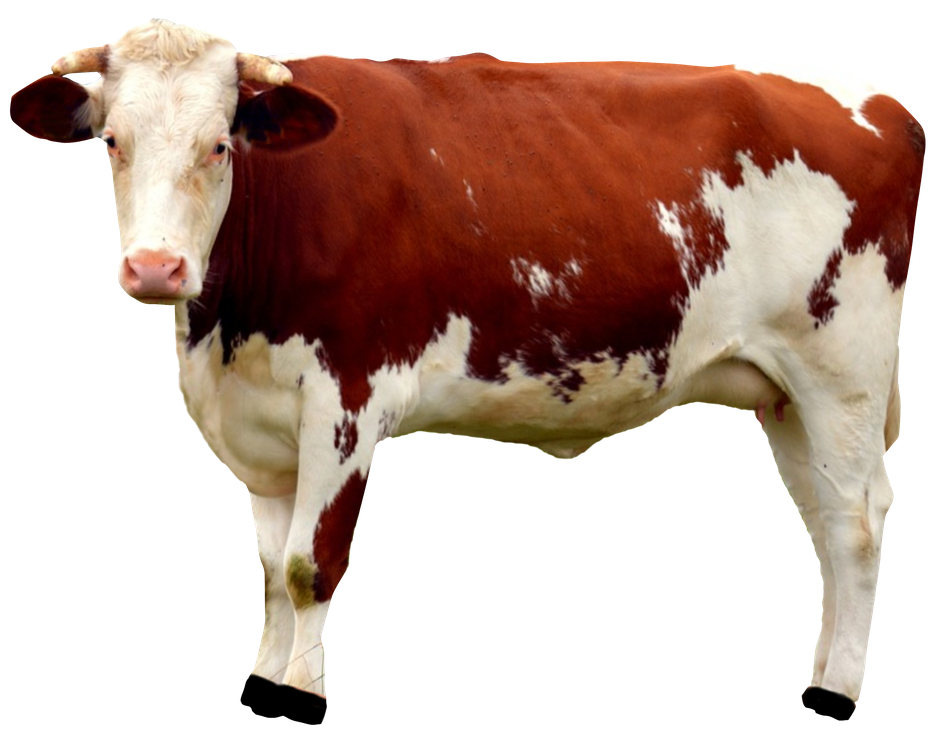
#> input picture camera/cow.png, 947 x 745 px, shrunk from 2250 x 1769 before the run
$ python main.py
#> lines starting #> are read from the running program, lines starting #| are printed output that depends on the picture; after the words box and inside, x2 and y2 are one past the last pixel; in counts of white or black regions, pixels touching at a corner belong together
#> further down, img is the input picture: PIL image 947x745 RGBA; mean R, G, B, A 71.5, 49.2, 39.6, 123.9
import numpy as np
from PIL import Image

def process(array, red, green, blue,error):
#> called with red = 0, green = 0, blue = 0, error = 20
    r = array[:,:,0]
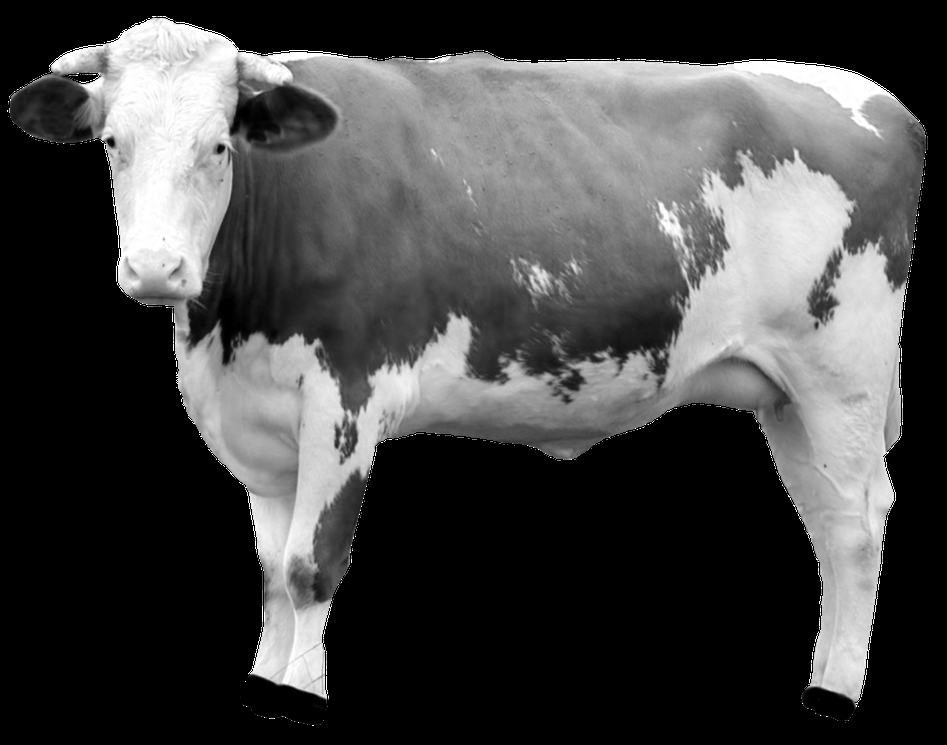
#> r: shape (745, 947); min 0, max 255, mean 71.5
    g = array[:,:,1]
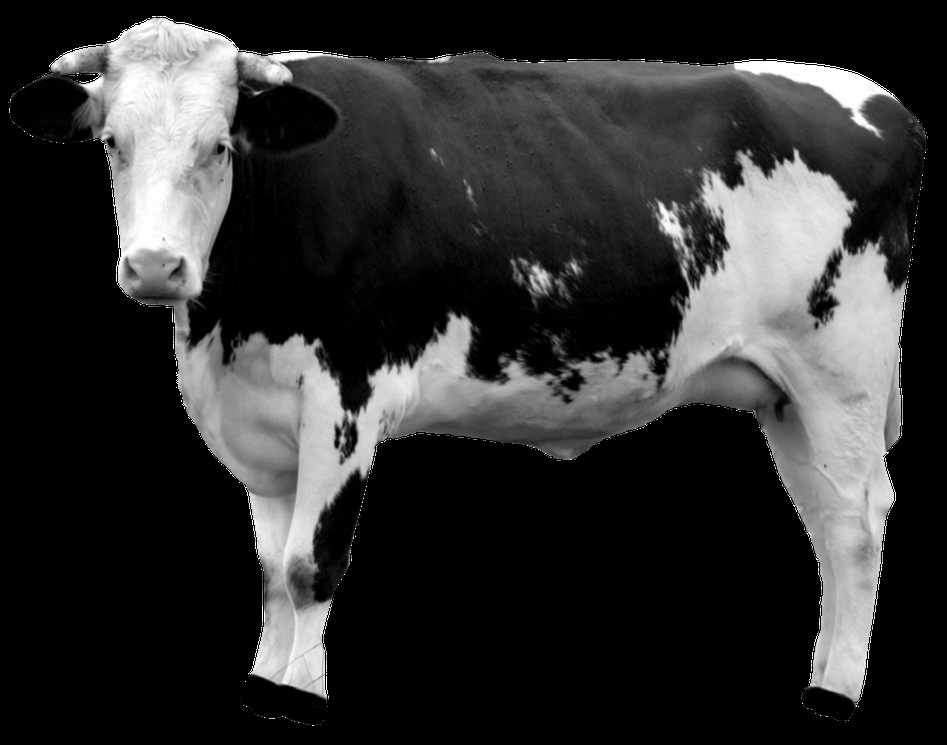
#> g: shape (745, 947); min 0, max 255, mean 49.2
    b = array[:,:,2]
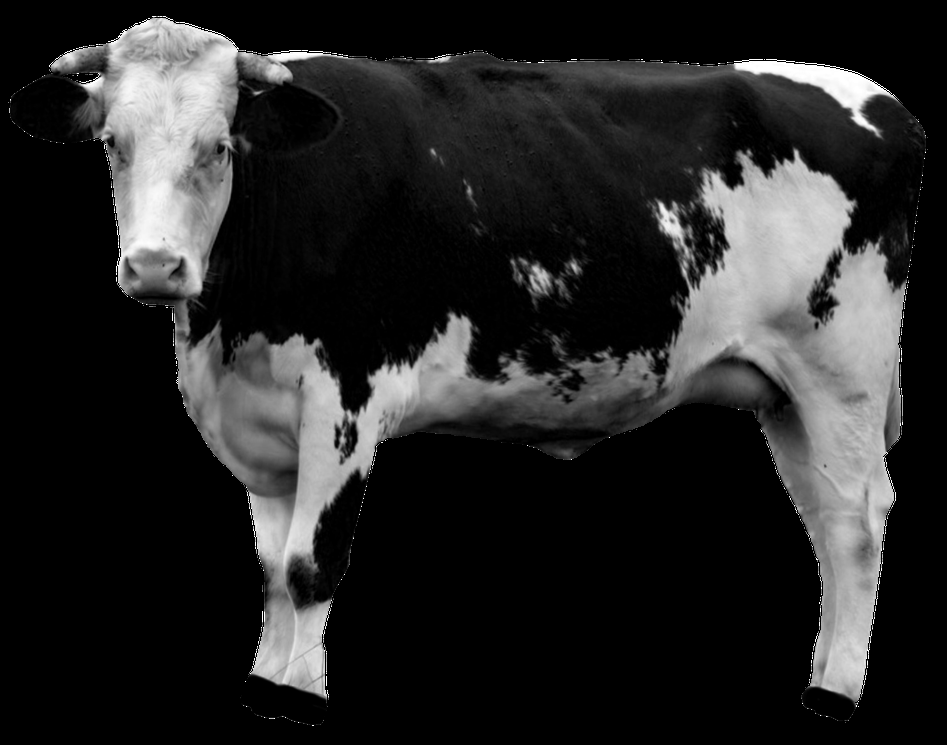
#> b: shape (745, 947); min 0, max 255, mean 39.6
    rmin = red - error
    rmax = red + error
    gmax = green + error
    gmin = green - error
    bmin = green - error
    bmax = green + error
    return (r < rmax) & (r > rmin) & (b > bmin) & (b < bmax) & (g < gmax) & (g > gmin)
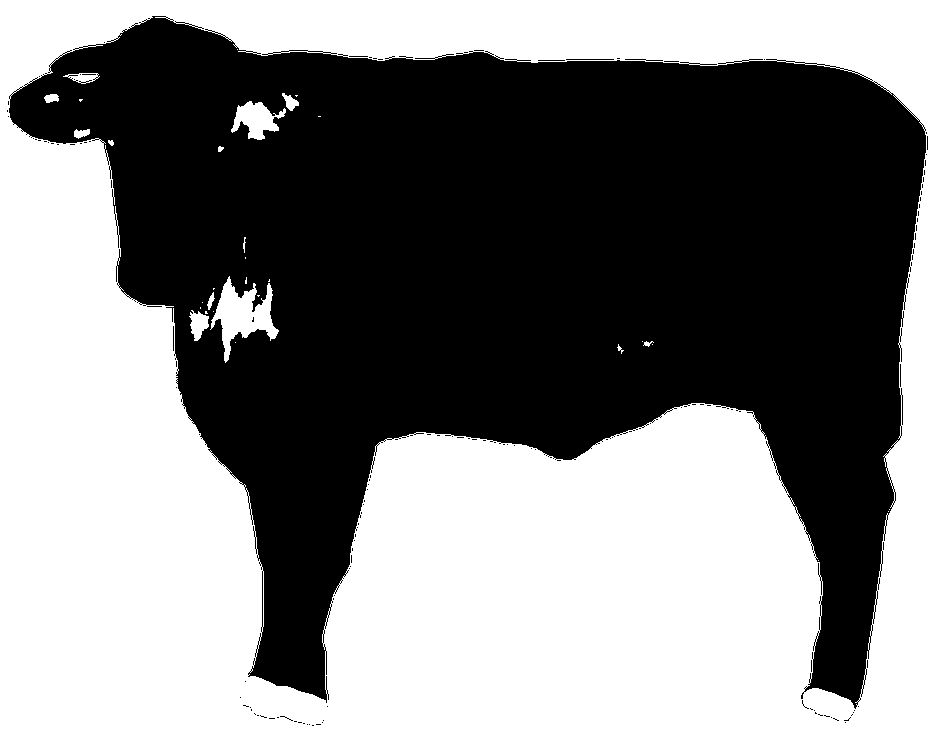
#> returned value: shape (745, 947) bool; 51.9% white; 145 black regions (139 under 20 px), largest, box (x1, y1, x2, y2) and area: (9, 16, 926, 709) 338861, (566, 59, 614, 60) 48, (625, 59, 663, 61) 38, (538, 60, 565, 61) 27, (173, 326, 174, 351) 25, (900, 364, 901, 387) 23
img = Image.open('cow.png')
arr = process(np.array(img),0,0,0,20)
print(arr)
#> (printed output is left out)
img = Image.fromarray(arr)
img.save("newchecker.png")
